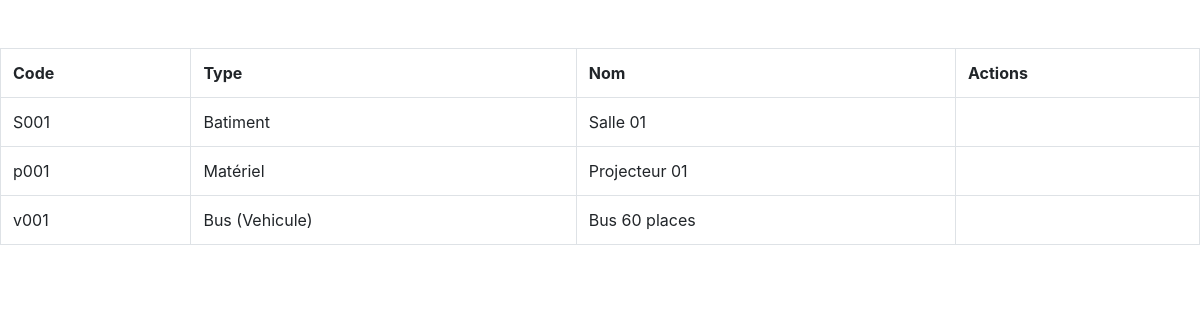
Screenshot of /showRessource/ with the database file from the repository.
### srcApp/models.py (models this page shows, shortened)
class Ressource(models.Model):
    typeRess = models.ForeignKey(TypeRess, null=True, on_delete=models.SET_NULL)
    codeRess = models.fields.CharField(max_length = 5)
    nomRess = models.fields.CharField(max_length=50)

class TypeRess(models.Model):
    codeType = models.fields.CharField(max_length=4)
    ress = models.fields.CharField(max_length=50)
    def __str__(self):
        return f'{self.ress}'

### srcApp/views.py (the view)
# urls.py: path('showRessource/', views.showRessource, name='showRessource'),
def showRessource(request):
    datas = Ressource.objects.all()
    return render(request,"showRessource.html", {'datas':datas})

### srcApp/templates/showRessource.html (shortened to what this page needs)
{% extends 'base.html' %}
{% load static %}
{% block content %}
<br>
<div class="">
    <br>
    <table class="table table-bordered mx-auto">
        <tr>
            <th>Code</th>
            <th>Type</th>
            <th>Nom</th>
            <th>Actions</th>
        </tr>
        {% for ressource in datas %}
        <tr>
            <td>{{ressource.codeRess}}</td>
            <td>{{ressource.typeRess}}</td>
            <td>{{ressource.nomRess}}</td>
            <td>
            </td>
        </tr>
        {% endfor %}
    </table>
</div>
{% endblock %}

### srcApp/static/css/styles.css (style rules this page uses)
html, body { width: 100%; height: 100%; }

### rows the page displays
Ressource: codeRess "S001", typeRess "Batiment", nomRess "Salle 01"
Ressource: codeRess "p001", typeRess "Matériel", nomRess "Projecteur 01"
Ressource: codeRess "v001", typeRess "Bus (Vehicule)", nomRess "Bus 60 places"
